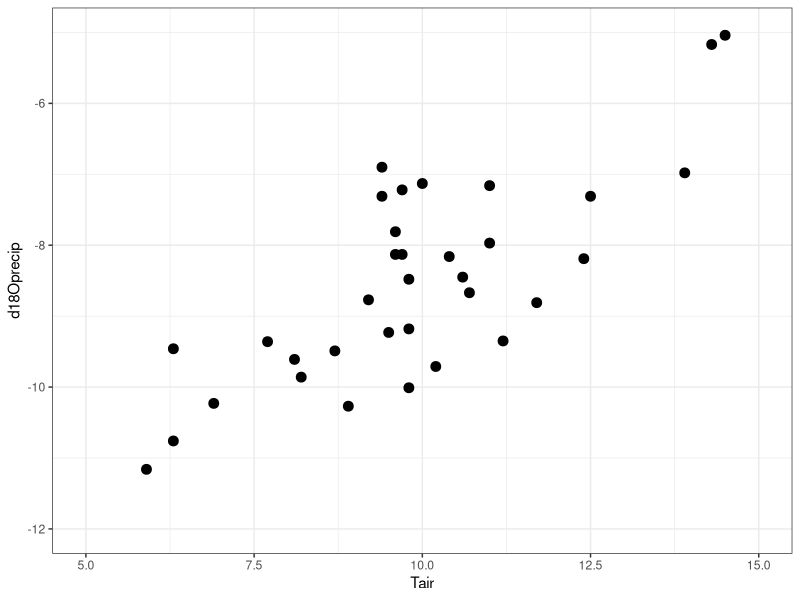

Recreate this plot in R.
# this script will convert water d18O values to estimates of air temperature
# equivalent to the Z2 step in Pryor et al. 2014

#### load libraries ####
library(ggplot2)
library(dplyr)

# read the Tair-d18Oprecip calibration data

tcal <- read.csv("02_calibration_data/Pryor_Europe_Tair_d18Oprecip_calibration_data.csv")

head(tcal)

#### initial plot ####

ggplot2::ggplot(tcal, ggplot2::aes(x = Tair, y = d18Oprecip))+
  ggplot2::theme_bw()+
  ggplot2::geom_point(size = 3)+
  ggplot2::xlim(5, 15)+
  ggplot2::ylim(-12, -5)

#### calculate first interim terms for OLS fit uncertainty ####

tcal_errors <- tcal |>
  dplyr::mutate(ttbar = Tair - mean(tcal$Tair),
                ttbar2 = ttbar^2, 
                xxbar = d18Oprecip - mean(tcal$d18Oprecip), # for now following Pryor variable names
                xxbar2 = xxbar^2, # where x is d18Owater throughout, but might change later
                xxbar_by_ttbar = xxbar*ttbar) # because it means x is now on the y-axis here







